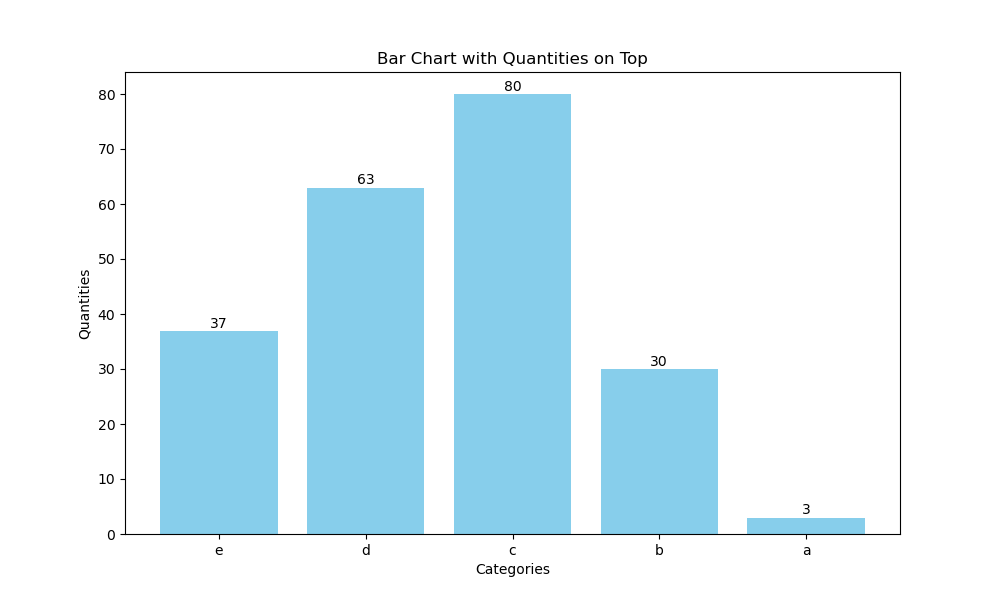

Write Python code to recreate this figure.
import pandas as pd
import matplotlib.pyplot as plt

# Read the CSV file
df = pd.read_csv('myfile.csv')

# Ensure the columns are named 'A' and 'B'
# If they are not, you can change 'A' and 'B' to the actual column names
categories = df['A']
quantities = df['B']

# Create the bar chart
plt.figure(figsize=(10, 6))
bars = plt.bar(categories, quantities, color='skyblue')

# Add labels on top of the bars
for bar in bars:
    yval = bar.get_height()
    plt.text(bar.get_x() + bar.get_width() / 2, yval, round(yval, 2), ha='center', va='bottom')

# Add titles and labels
plt.title('Bar Chart with Quantities on Top')
plt.xlabel('Categories')
plt.ylabel('Quantities')

# Show the plot
plt.show()
